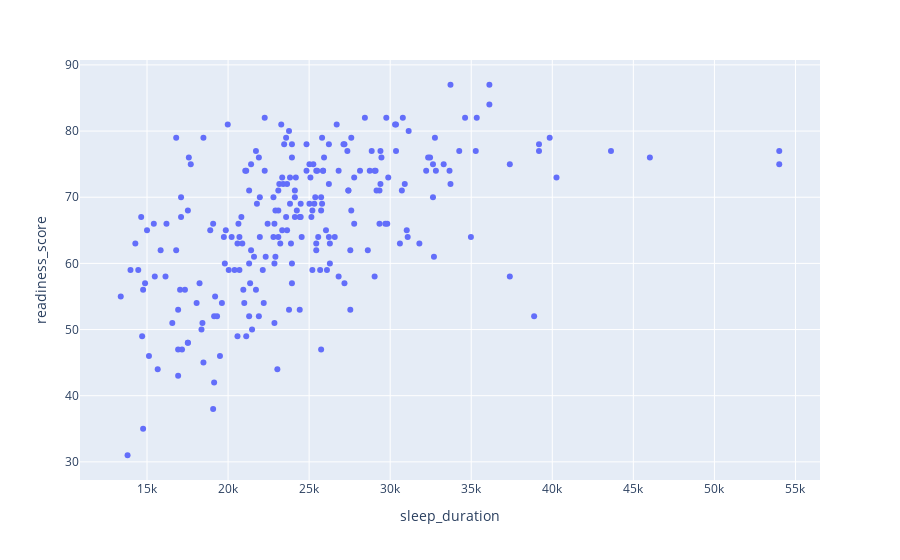

The cell this chart's notebook holds for it:
### Code cell
import plotly.express as px

fig = px.scatter(oura_daily, x="sleep_duration", y="readiness_score")
fig.show()

### Figure 1 — Plotly figure (JSON) as saved in the notebook; plotly's stock layout.template omitted (floating-point values rounded to 4 significant figures; data arrays with more than 128 entries replaced by an {"elided": "..."} marker saying what was removed)
{"data": [{"hovertemplate": "sleep_duration=%{x}<br>readiness_score=%{y}<extra></extra>", "legendgroup": "", "marker": {"color": "#636efa", "symbol": "circle"}, "mode": "markers", "name": "", "orientation": "v", "showlegend": false, "type": "scatter", "x": {"elided": "279 int values"}, "xaxis": "x", "y": {"elided": "279 int values"}, "yaxis": "y"}], "layout": {"legend": {"tracegroupgap": 0}, "margin": {"t": 60}, "xaxis": {"anchor": "y", "domain": [0, 1], "title": {"text": "sleep_duration"}}, "yaxis": {"anchor": "x", "domain": [0, 1], "title": {"text": "readiness_score"}}}}
